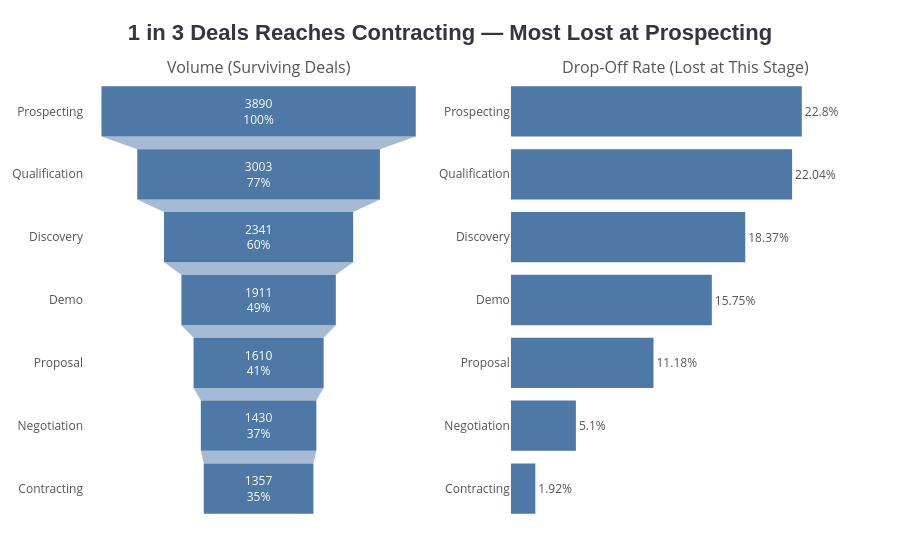

This figure's notebook cell:
### Code cell
fig = make_subplots(
    rows=1, cols=2,
    subplot_titles=('Volume (Surviving Deals)', 'Drop-Off Rate (Lost at This Stage)'),
    horizontal_spacing=0.1,
)

fig.add_trace(go.Funnel(
    y=funnel_df['StageName'],
    x=funnel_df['DealsEnteredStage'],
    textinfo='value+percent initial',
    marker=dict(color=BLUE),
    showlegend=False,
    cliponaxis=False
), row=1, col=1)

fig.add_trace(go.Bar(
    y=loss_funnel_df['StageName'],
    x=loss_funnel_df['Drop_off_Rate_%'],
    orientation='h',
    text=loss_funnel_df['Drop_off_Rate_%'].astype(str) + '%',
    textposition='outside',
    marker=dict(color=BLUE, line=dict(color=BLUE, width=0)),
    showlegend=False,
), row=1, col=2)

max_dropoff = loss_funnel_df['Drop_off_Rate_%'].max()
fig.update_yaxes(autorange='reversed', row=1, col=2)
fig.update_xaxes(
    showgrid=False,
    showticklabels=False,
    row=1, col=2,
    range=[0, max_dropoff * 1.2]
)

fig.update_layout(**layout_updates)
fig.update_layout(
    title=dict(
        text=f'1 in 3 Deals Reaches Contracting — Most Lost at Prospecting',
        font=dict(color=TITLE_COLOR, size=22),
        x=0.5,
        xanchor='center'
    ),
)

fig.show()
# fig.write_image("../images/charts/funnel.png", width=1200, height=500, scale=2)

### Figure 1 — Plotly figure (JSON) as saved in the notebook; plotly's stock layout.template omitted (floating-point values rounded to 4 significant figures)
{"data": [{"cliponaxis": false, "marker": {"color": "#4E79A7"}, "showlegend": false, "textinfo": "value+percent initial", "type": "funnel", "x": [3890, 3003, 2341, 1911, 1610, 1430, 1357], "xaxis": "x", "y": ["Prospecting", "Qualification", "Discovery", "Demo", "Proposal", "Negotiation", "Contracting"], "yaxis": "y"}, {"marker": {"color": "#4E79A7", "line": {"color": "#4E79A7", "width": 0}}, "orientation": "h", "showlegend": false, "text": ["22.8%", "22.04%", "18.37%", "15.75%", "11.18%", "5.1%", "1.92%"], "textposition": "outside", "type": "bar", "x": [22.8, 22.04, 18.37, 15.75, 11.18, 5.1, 1.92], "xaxis": "x2", "y": ["Prospecting", "Qualification", "Discovery", "Demo", "Proposal", "Negotiation", "Contracting"], "yaxis": "y2"}], "layout": {"annotations": [{"font": {"size": 16}, "showarrow": false, "text": "Volume (Surviving Deals)", "x": 0.225, "xanchor": "center", "xref": "paper", "y": 1, "yanchor": "bottom", "yref": "paper"}, {"font": {"size": 16}, "showarrow": false, "text": "Drop-Off Rate (Lost at This Stage)", "x": 0.775, "xanchor": "center", "xref": "paper", "y": 1, "yanchor": "bottom", "yref": "paper"}], "font": {"color": "#555555"}, "margin": {"b": 40, "l": 40, "r": 40, "t": 80}, "paper_bgcolor": "white", "plot_bgcolor": "white", "title": {"font": {"color": "#343541", "family": "Arial, sans-serif", "size": 22, "weight": "bold"}, "text": "1 in 3 Deals Reaches Contracting — Most Lost at Prospecting", "x": 0.5, "xanchor": "center"}, "xaxis": {"anchor": "y", "domain": [0, 0.45]}, "xaxis2": {"anchor": "y2", "domain": [0.55, 1], "range": [0, 27.36], "showgrid": false, "showticklabels": false}, "yaxis": {"anchor": "x", "domain": [0, 1]}, "yaxis2": {"anchor": "x2", "autorange": "reversed", "domain": [0, 1]}}}
